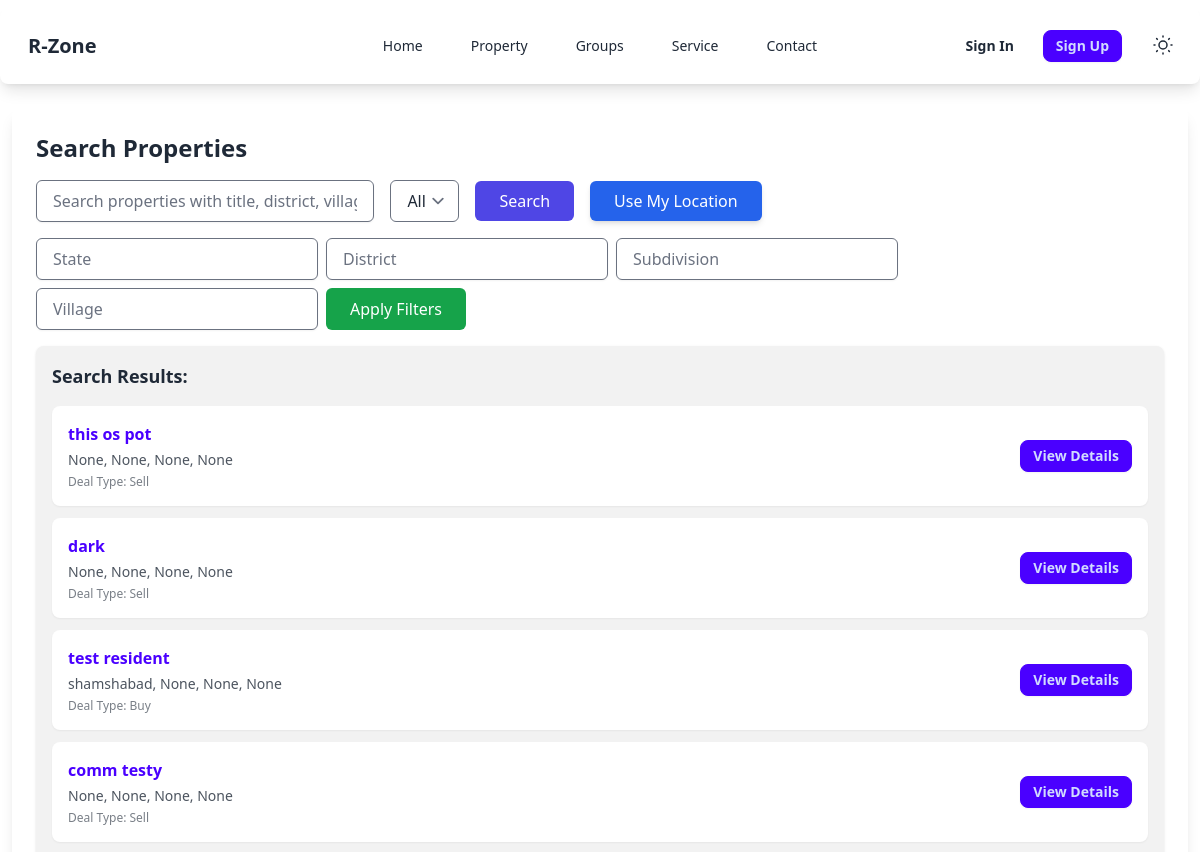
The page /mysearch/ (upper part) on the database as committed earlier.
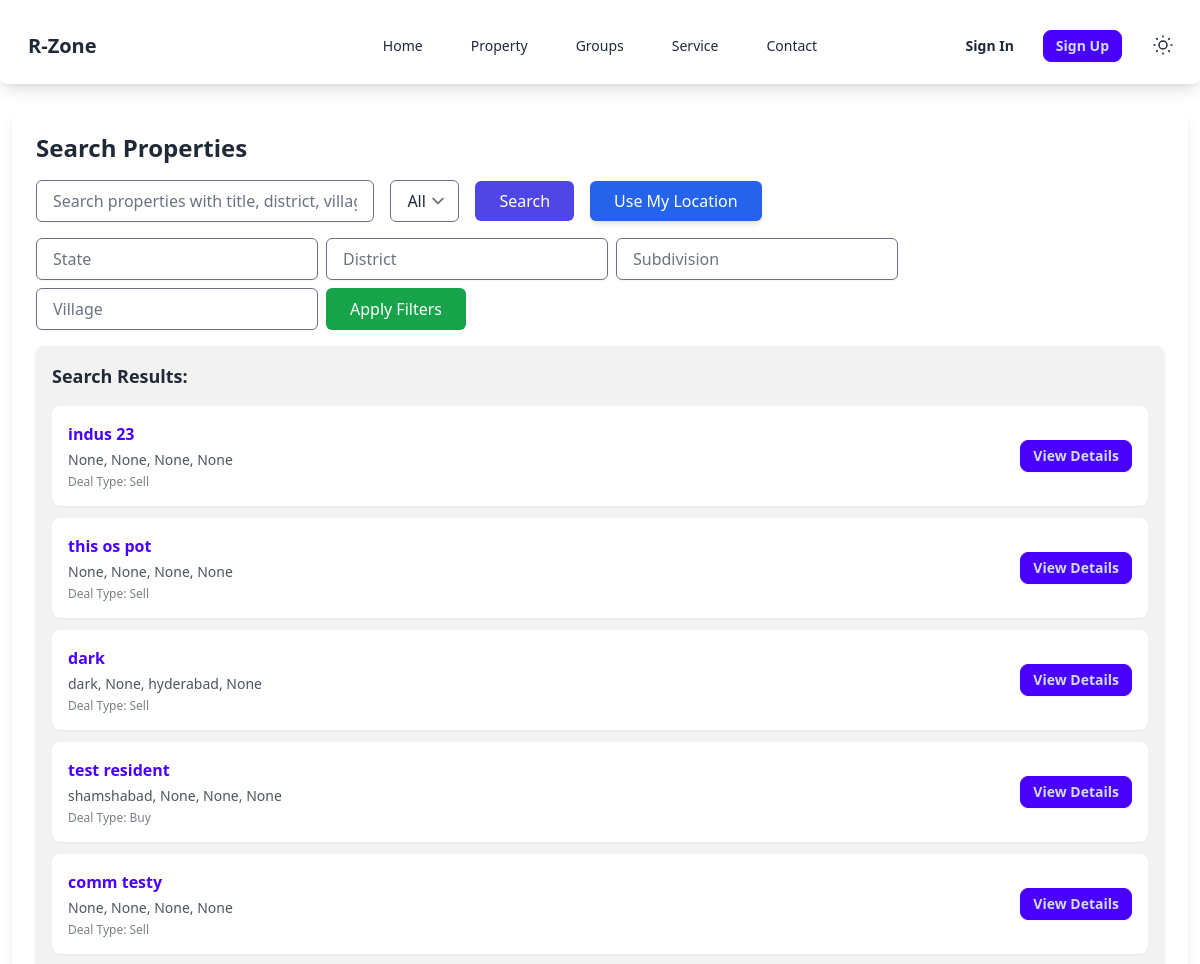
The same page on the database as committed later.
### property/models.py (models this page shows, shortened)
class Property(models.Model):
    user = models.ForeignKey(settings.AUTH_USER_MODEL, on_delete=models.CASCADE, related_name='properties')
    title = models.CharField(max_length=255)
    slug = models.SlugField(max_length=255, unique=True, blank=True, null=True)  # SEO-friendly URL
    contact_phone = models.CharField(max_length=20)
    description = models.TextField(max_length=1000, blank=True, null=True)  # Limit description to 1000 characters
    location = models.CharField(max_length=255, blank=True, null=True)  # General location (e.g., neighborhood, city)
    latitude = models.DecimalField(max_digits=9, decimal_places=6, blank=True, null=True)
    longitude = models.DecimalField(max_digits=9, decimal_places=6, blank=True, null=True)
    country = models.CharField(max_length=100, blank=True, null=True)  # Country
    state = models.CharField(max_length=100, blank=True, null=True)  # State or province
    district = models.CharField(max_length=100, blank=True, null=True)  # District
    subdivision = models.CharField(max_length=100, blank=True, null=True)  # Subdivision (e.g., mandal, sub-district)
    village = models.CharField(max_length=100, blank=True, null=True)  # Village or town
    pincode = models.CharField(max_length=10, blank=True, null=True)  # Postal code or ZIP code
    deal_type = models.CharField(max_length=50, choices=DEAL_TYPE_CHOICES, default='SELL')
    status = models.CharField(max_length=50, choices=STATUS_CHOICES, default='AVAILABLE')  # Tracks availability status
    listing_date = models.DateField(auto_now_add=True, null=True)  # Automatically set when created (IST)
    updated_date = models.DateTimeField(auto_now=True)   # Automatically updated on every save
    is_published = models.BooleanField(default=True)  # True if property is published
    featured = models.BooleanField(default=False)  # Highlight featured properties
    contact_email = models.EmailField(blank=True, null=True)  # Contact email for inquiries
    class Meta:
        ordering = ['-listing_date']  # Default ordering for queries
    def save(self, *args, **kwargs):
        if not self.slug:
            self.slug = slugify(self.title)
            original_slug = self.slug
            counter = 1
            while self.__class__.objects.filter(slug=self.slug).exists():
                self.slug = f"{original_slug}-{counter}"
                counter += 1
        if self.location and (not self.latitude or not self.longitude):
            latitude, longitude = extract_lat_lon_from_gmaps_url(self.location)
            if latitude and longitude:
                self.latitude = latitude
                self.longitude = longitude
        super().save(*args, **kwargs)

### r/views.py (the view, shortened to what this page needs)
# urls.py: path('mysearch/', mysearch, name='mysearch'),
def mysearch(request):
    state = request.GET.get('state', '')
    district = request.GET.get('district', '')
    subdivision = request.GET.get('subdivision', '')
    village = request.GET.get('village', '')
    deal_type = request.GET.get('deal_type', '')
    search_query = request.GET.get('search_query', '')
    user_lat = request.GET.get('latitude', None)
    user_lon = request.GET.get('longitude', None)
    properties = Property.objects.all()
    if state:
        properties = properties.filter(state__icontains=state)
    if district:
        properties = properties.filter(district__icontains=district)
    if subdivision:
        properties = properties.filter(subdivision__icontains=subdivision)
    if village:
        properties = properties.filter(village__icontains=village)
    if deal_type:
        properties = properties.filter(deal_type=deal_type)
    context = {
        'properties': properties,
        'search_query': search_query,
        'deal_type': deal_type,
    }
    return render(request, 'mysearch.html', context)

### templates/mysearch.html (shortened to what this page needs)
{% extends "base.html" %}
{% block content %}
<div class="bg-white m-4 p-6 rounded-lg shadow-lg w-[98%] mx-auto dark:bg-gray-800 dark:text-white">
  <h2 class="text-2xl font-semibold text-gray-800 dark:text-white mb-4">Search Properties</h2>
  <form method="GET" action="{% url 'mysearch' %}" class="mb-4 flex flex-wrap gap-4 items-center">
    <input type="text" name="search_query" placeholder="Search properties with title, district, village ..." value="{{ search_query }}"
      class="w-[30%] px-4 py-2 border rounded-md shadow-sm focus:ring focus:ring-indigo-300 dark:bg-gray-700 dark:text-white dark:border-gray-600">
    <select name="deal_type" class="px-4 py-2 border rounded-md dark:bg-gray-700 dark:text-white">
        <option value="">All</option>
    </select>
    <button type="submit" class="px-6 py-2 bg-indigo-600 hover:bg-indigo-700 text-white font-medium rounded-md">
      Search
    </button>
    <button type="button" onclick="getLocation()" class="px-6 py-2 rounded-md font-medium shadow-md bg-blue-600 text-white">
      Use My Location
    </button>
  </form>
  <form method="GET" action="{% url 'mysearch' %}" class="mb-4 flex flex-wrap gap-2">
    <input type="text" name="state" placeholder="State" value="{{ state }}" class="px-4 py-2 border rounded-md shadow-sm sm:w-1/2 md:w-1/4 dark:bg-gray-700 dark:text-white">
    <input type="text" name="district" placeholder="District" value="{{ district }}" class="px-4 py-2 border rounded-md shadow-sm sm:w-1/2 md:w-1/4 dark:bg-gray-700 dark:text-white">
    <input type="text" name="subdivision" placeholder="Subdivision" value="{{ subdivision }}" class="px-4 py-2 border rounded-md shadow-sm sm:w-1/2 md:w-1/4 dark:bg-gray-700 dark:text-white">
    <input type="text" name="village" placeholder="Village" value="{{ village }}" class="px-4 py-2 border rounded-md shadow-sm sm:w-1/2 md:w-1/4 dark:bg-gray-700 dark:text-white">
    <button type="submit" class="px-6 py-2 bg-green-600 hover:bg-green-700 text-white font-medium rounded-md">
      Apply Filters
    </button>
  </form>
  {% if properties %}
  <div class="mb-4 p-4 bg-base-200 rounded-lg shadow">
    <h3 class="text-lg font-semibold text-base-content">Search Results:</h3>
    <ul class="mt-4 space-y-3">
      {% for property in properties %}
        <li class="flex flex-col sm:flex-row items-start sm:items-center justify-between p-4 bg-base-100 rounded-lg shadow-sm hover:bg-base-300 transition-colors">
          <div class="flex-1">
            <a href="{% url 'property_detail' property.slug %}" class="font-bold text-primary hover:underline">
              {{ property.title }}
            </a>
            <p class="text-sm text-base-content/80 mt-1">
              {{ property.village }}, {{ property.subdivision }}, {{ property.district }}, {{ property.state }}
            </p>
            <p class="text-xs text-base-content/60 mt-1">
              Deal Type: {{ property.get_deal_type_display }}
            </p>
          </div>
          <a href="{% url 'property_detail' property.slug %}" class="btn btn-sm btn-primary mt-3 sm:mt-0">
            View Details
          </a>
        </li>
      {% endfor %}
    </ul>
  </div>
{% else %}
  <div class="p-4 bg-base-200 rounded-lg shadow text-center">
    <p class="text-lg font-medium text-error">No properties found.</p>
  </div>
{% endif %}
</div>
{% endblock %}

Rows that differ between the two databases and show on the page:
added Property: title "indus 23", village "None", subdivision "None", district "None", state "None", deal_type "Sell"
changed Property "dark": village "None" → "dark"; district "None" → "hyderabad"
